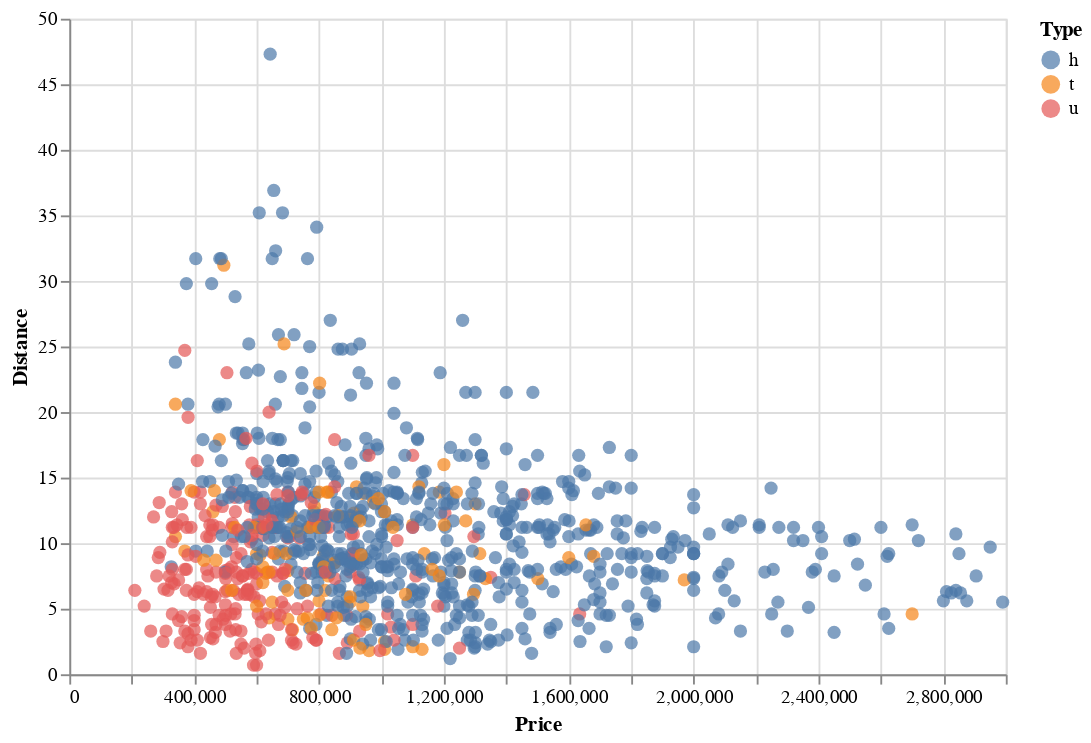

The cell this chart's notebook holds for it:
### Code cell
alt.Chart(df).mark_circle(size=50).encode(
    x = 'Price',
    y = 'Distance',
    color = 'Type'
).properties(
    height = 350, width = 500
)

### Figure 1 — Vega-Lite specification as saved in the notebook (floating-point values rounded to 4 significant figures; data arrays with more than 128 entries replaced by an {"elided": "..."} marker saying what was removed)
{"config": {"view": {"continuousWidth": 400, "continuousHeight": 300}}, "data": {"name": "data-192ffdf84e60bfbf8da58d035624c103"}, "mark": {"type": "circle", "size": 50}, "encoding": {"color": {"type": "nominal", "field": "Type"}, "x": {"type": "quantitative", "field": "Price"}, "y": {"type": "quantitative", "field": "Distance"}}, "height": 350, "width": 500, "$schema": "https://vega.github.io/schema/vega-lite/v4.8.1.json", "datasets": {"data-192ffdf84e60bfbf8da58d035624c103": {"elided": "1000 records"}}}
